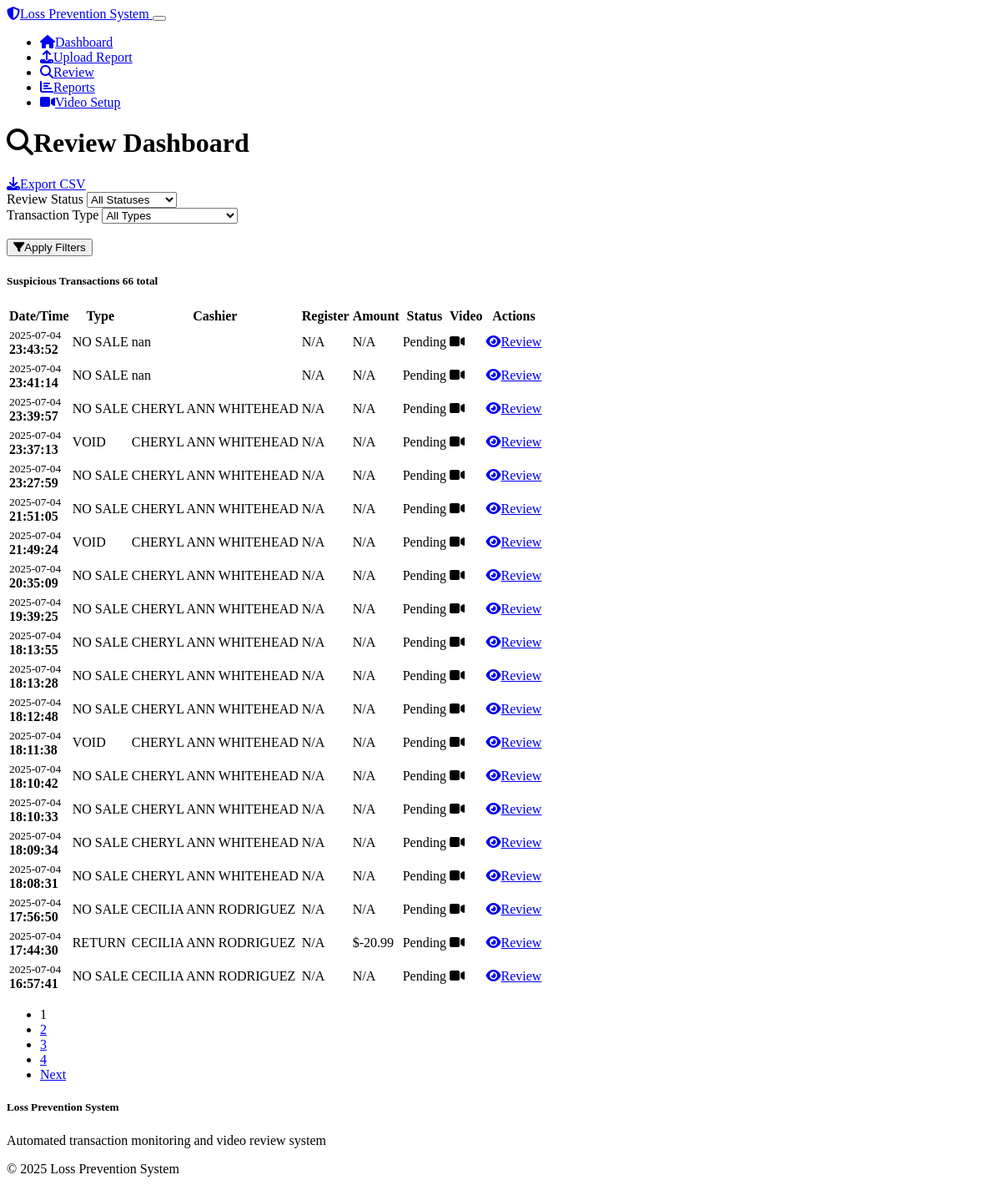
/dashboard, run on the app's committed database.
### models.py (models this page shows)
class SuspiciousTransaction(db.Model):
    id = db.Column(db.Integer, primary_key=True)
    report_id = db.Column(db.Integer, db.ForeignKey('transaction_report.id'), nullable=False)
    transaction_timestamp = db.Column(db.DateTime, nullable=False)
    cashier_id = db.Column(db.String(50))
    register_id = db.Column(db.String(50))
    transaction_type = db.Column(db.String(50), nullable=False)  # VOID, REFUND, NO_SALE, DISCOUNT_REMOVED
    transaction_id = db.Column(db.String(100))
    amount = db.Column(db.Float)
    pump_number = db.Column(db.String(10))
    raw_data = db.Column(db.Text)  # Store original row data
    video_clip_path = db.Column(db.String(500))
    video_processed = db.Column(db.Boolean, default=False)
    video_error = db.Column(db.Text)
    review_status = db.Column(db.String(20), default='pending')  # pending, ok, review, fraud
    review_date = db.Column(db.DateTime)
    review_notes = db.Column(db.Text)
    created_date = db.Column(db.DateTime, default=datetime.utcnow)
    report = db.relationship('TransactionReport', backref=db.backref('suspicious_transactions_list', lazy=True))

### routes.py (the view, shortened to what this page needs)
@app.route('/dashboard')
def dashboard():
    page = request.args.get('page', 1, type=int)
    status_filter = request.args.get('status', 'all')
    transaction_type_filter = request.args.get('type', 'all')
    date_filter = request.args.get('date_filter', '')
    query = SuspiciousTransaction.query
    if status_filter != 'all':
        query = query.filter_by(review_status=status_filter)
    if transaction_type_filter != 'all':
        query = query.filter_by(transaction_type=transaction_type_filter)
    transactions = query.order_by(SuspiciousTransaction.transaction_timestamp.desc()).paginate(
        page=page, per_page=20, error_out=False
    )
    return render_template('dashboard.html',
                         transactions=transactions,
                         status_filter=status_filter,
                         transaction_type_filter=transaction_type_filter,
                         date_filter=date_filter)

### templates/dashboard.html (shortened to what this page needs)
{% extends "base.html" %}
{% block content %}
<div class="row">
    <div class="col-12">
        <div class="d-flex justify-content-between align-items-center mb-4">
            <h1><i class="fas fa-search me-2"></i>Review Dashboard</h1>
            <a href="{{ url_for('export_csv') }}" class="btn btn-success">
                <i class="fas fa-download me-2"></i>Export CSV
            </a>
        </div>
    </div>
</div>
<div class="row mb-4">
    <div class="col-12">
        <div class="card">
            <div class="card-body">
                <form method="GET" class="row g-3">
                    <div class="col-md-4">
                        <label for="status" class="form-label">Review Status</label>
                        <select class="form-select" id="status" name="status">
                            <option value="all" {% if status_filter == 'all' %}selected{% endif %}>All Statuses</option>
                        </select>
                    </div>
                    <div class="col-md-4">
                        <label for="type" class="form-label">Transaction Type</label>
                        <select class="form-select" id="type" name="type">
                            <option value="all" {% if transaction_type_filter == 'all' %}selected{% endif %}>All Types</option>
                        </select>
                    </div>
                    <div class="col-md-4">
                        <label class="form-label">&nbsp;</label>
                        <div class="d-grid">
                            <button type="submit" class="btn btn-primary">
                                <i class="fas fa-filter me-2"></i>Apply Filters
                            </button>
                        </div>
                    </div>
                </form>
            </div>
        </div>
    </div>
</div>
<div class="row">
    <div class="col-12">
        <div class="card">
            <div class="card-header">
                <h5 class="card-title mb-0">
                    Suspicious Transactions
                    <span class="badge bg-secondary ms-2">{{ transactions.total }} total</span>
                </h5>
            </div>
            <div class="card-body">
                {% if transactions.items %}
                    <div class="table-responsive">
                        <table class="table table-striped">
                            <thead>
                                <tr>
                                    <th>Date/Time</th>
                                    <th>Type</th>
                                    <th>Cashier</th>
                                    <th>Register</th>
                                    <th>Amount</th>
                                    <th>Status</th>
                                    <th>Video</th>
                                    <th>Actions</th>
                                </tr>
                            </thead>
                            <tbody>
                                {% for transaction in transactions.items %}
                                <tr class="{% if transaction.review_status == 'fraud' %}table-danger{% elif transaction.review_status == 'review' %}table-warning{% elif transaction.review_status == 'ok' %}table-success{% endif %}">
                                    <td>
                                        <small class="text-muted">{{ transaction.transaction_timestamp.strftime('%Y-%m-%d') }}</small><br>
                                        <strong>{{ transaction.transaction_timestamp.strftime('%H:%M:%S') }}</strong>
                                    </td>
                                    <td>
                                        <span class="badge bg-warning">{{ transaction.transaction_type }}</span>
                                    </td>
                                    <td>{{ transaction.cashier_id or 'N/A' }}</td>
                                    <td>{{ transaction.register_id or 'N/A' }}</td>
                                    <td>
                                        {% if transaction.amount %}
                                            ${{ "%.2f"|format(transaction.amount) }}
                                        {% else %}
                                            N/A
                                        {% endif %}
                                    </td>
                                    <td>
                                        {% if transaction.review_status == 'pending' %}
                                            <span class="badge bg-secondary">Pending</span>
                                        {% elif transaction.review_status == 'ok' %}
                                            <span class="badge bg-success">OK</span>
                                        {% elif transaction.review_status == 'review' %}
                                            <span class="badge bg-warning">Review</span>
                                        {% elif transaction.review_status == 'fraud' %}
                                            <span class="badge bg-danger">Fraud</span>
                                        {% endif %}
                                    </td>
                                    <td>
                                        {% if transaction.video_processed and transaction.video_clip_path %}
                                            <i class="fas fa-video text-success" title="Video available"></i>
                                        {% elif transaction.video_error %}
                                            <i class="fas fa-video text-danger" title="Video error: {{ transaction.video_error }}"></i>
                                        {% else %}
                                            <i class="fas fa-clock text-muted" title="Processing"></i>
                                        {% endif %}
                                    </td>
                                    <td>
                                        <a href="{{ url_for('review_transaction', transaction_id=transaction.id,
                                                            date_filter=request.args.get('date_filter', ''),
                                                            status_filter=request.args.get('status', ''),
                                                            type_filter=request.args.get('type', ''),
                                                            page=request.args.get('page', 1)) }}"
                                           class="btn btn-sm btn-primary">
                                            <i class="fas fa-eye me-1"></i>Review
                                        </a>
                                    </td>
                                </tr>
                                {% endfor %}
                            </tbody>
                        </table>
                    </div>
                    {% if transactions.pages > 1 %}
                    <nav aria-label="Page navigation">
                        <ul class="pagination justify-content-center">
                            {% for page_num in transactions.iter_pages() %}
                                {% if page_num %}
                                    {% if page_num != transactions.page %}
                                        <li class="page-item">
                                            <a class="page-link" href="{{ url_for('dashboard', page=page_num, status=status_filter, type=transaction_type_filter) }}">{{ page_num }}</a>
                                        </li>
                                    {% else %}
                                        <li class="page-item active">
                                            <span class="page-link">{{ page_num }}</span>
                                        </li>
                                    {% endif %}
                                {% else %}
                                    <li class="page-item disabled">
                                        <span class="page-link">...</span>
                                    </li>
                                {% endif %}
                            {% endfor %}
                            {% if transactions.has_next %}
                                <li class="page-item">
                                    <a class="page-link" href="{{ url_for('dashboard', page=transactions.next_num, status=status_filter, type=transaction_type_filter) }}">Next</a>
                                </li>
                            {% endif %}
                        </ul>
                    </nav>
                    {% endif %}
                {% endif %}
            </div>
        </div>
    </div>
</div>
{% endblock %}

### data on the page
SuspiciousTransaction: amount "N/A", review_status "Pending"
SuspiciousTransaction: amount "N/A", review_status "Pending"
SuspiciousTransaction: amount "N/A", review_status "Pending"
SuspiciousTransaction: amount "N/A", review_status "Pending"
SuspiciousTransaction: amount "N/A", review_status "Pending"
SuspiciousTransaction: amount "N/A", review_status "Pending"
SuspiciousTransaction: amount "N/A", review_status "Pending"
SuspiciousTransaction: amount "N/A", review_status "Pending"
SuspiciousTransaction: amount "N/A", review_status "Pending"
SuspiciousTransaction: amount "N/A", review_status "Pending"
SuspiciousTransaction: amount "N/A", review_status "Pending"
SuspiciousTransaction: amount "N/A", review_status "Pending"
SuspiciousTransaction: amount "N/A", review_status "Pending"
SuspiciousTransaction: amount "N/A", review_status "Pending"
SuspiciousTransaction: amount "N/A", review_status "Pending"
SuspiciousTransaction: amount "N/A", review_status "Pending"
SuspiciousTransaction: amount "N/A", review_status "Pending"
SuspiciousTransaction: amount "N/A", review_status "Pending"
SuspiciousTransaction: amount "-20.99", review_status "Pending"
SuspiciousTransaction: amount "N/A", review_status "Pending"

### other printed values
{{ transactions.total }} "66"
{{ page_num }} "1"
{{ page_num }} "2" "3" "4"
